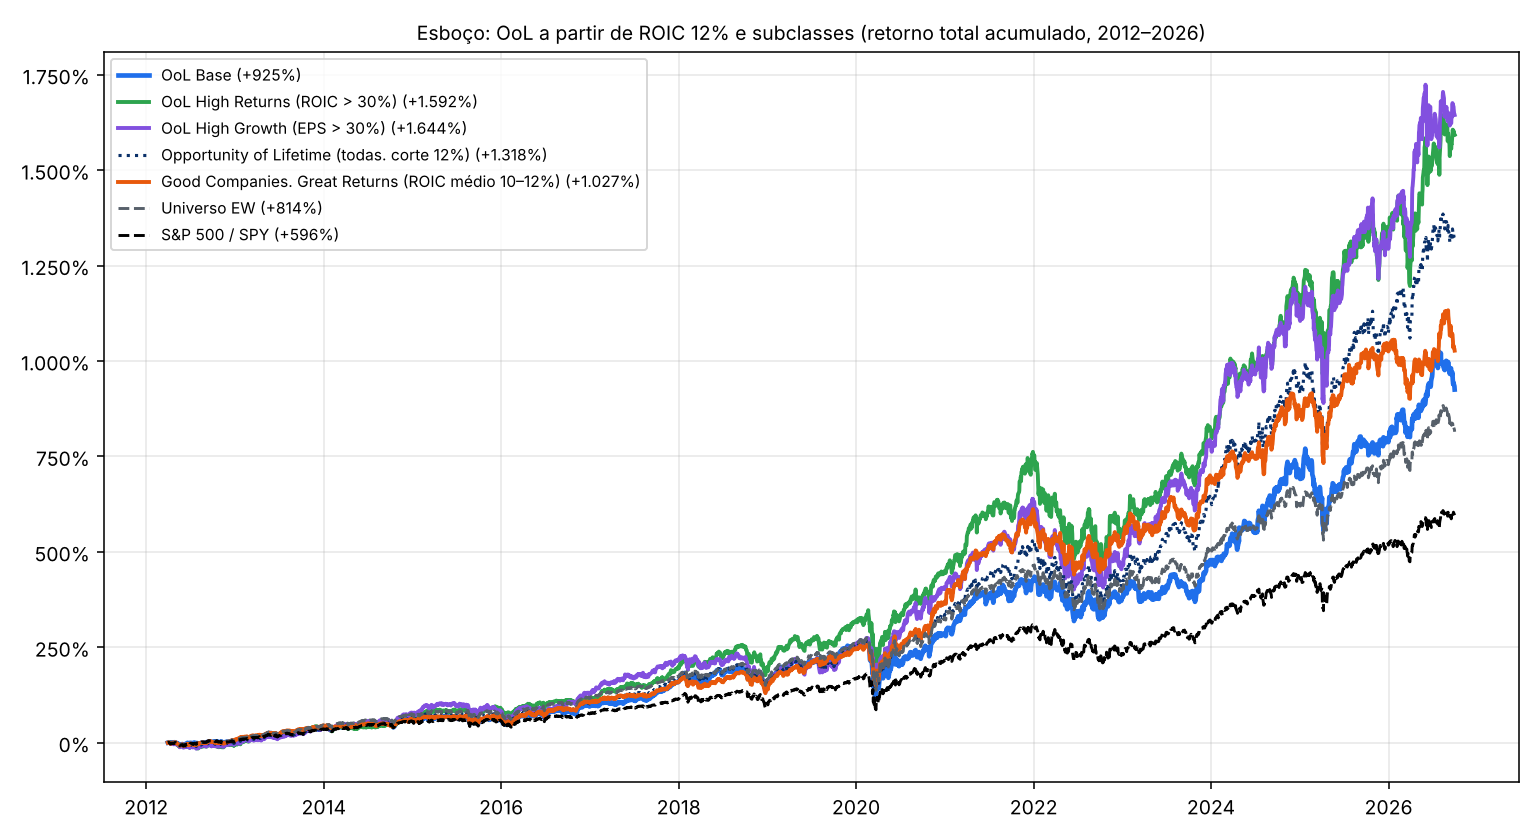

Write the Python code that produced this figure.
"""ESBOCO (nao altera o consolidado): Opportunity of Lifetime a partir de ROIC 12% e dividida em subclasses.
 - ROIC alto >= 12% (era 20%); ROIC medio 10%-12% (corte baixo mantido em 10%); demais regras da versao atual.
 - OoL High Returns: OoL com ROIC > 30%.  OoL High Growth: OoL com crescimento do EPS (mediana 5 anos) > 30%.
   Quem tem os dois entra nas duas.  OoL Base: OoL sem nenhum dos dois.
Uso: python3 backtest/esboco_ool_split.py"""
import sys, pathlib
import numpy as np, pandas as pd
import matplotlib; matplotlib.use('Agg'); import matplotlib.pyplot as plt, matplotlib.ticker as mt
ROOT = pathlib.Path(__file__).parent
sys.path.insert(0, str(ROOT.parent)); sys.path.insert(0, str(ROOT))
import engine  # noqa: E402
import combos as cb  # noqa: E402
from backtest import run_portfolio, stats, D  # noqa: E402

ROIC_HI, ROIC_LO, HR, HG = 0.12, 0.10, 0.30, 0.30
pc = lambda x: '—' if pd.isna(x) else f'{x:.1%}'.replace('.', ',')
sg = lambda x: '—' if pd.isna(x) else f'{x:+.1%}'.replace('.', ',')
nm = lambda x: '—' if pd.isna(x) else f'{x:.1f}'.replace('.', ',')


def cagr_between(nav, a, b):
    s = nav.loc[a:b].dropna(); yrs = (s.index[-1] - s.index[0]).days / 365.25
    return (s.iloc[-1] / s.iloc[0]) ** (1 / yrs) - 1


def main():
    cls = pd.read_csv(D / 'classes_pit.csv', parse_dates=['date'])
    u = pd.read_csv(D / 'universe.csv').set_index('ticker')
    adj = pd.read_csv(D / 'prices_adj_close.csv.gz', index_col=0, parse_dates=True)
    cov = cls.groupby('date')['cat_zg2.93'].apply(lambda s: s.notna().sum())
    start = cov[cov >= 0.4 * len(u)].index.min()
    dates = sorted(d for d in cls.date.unique() if d >= start)
    base = cb.classify(cls[cls.date.isin(dates)].copy(), False, False, False)  # g 7%, WACC 8,5% (fair PE independe dos cortes)
    saved = dict(engine.TH); engine.TH.update({'zGrowth': 2.93, 'Roic_Hi': ROIC_HI, 'Roic_Lo': ROIC_LO})
    try:
        c = engine.classify(base.drop(columns=['category', 'code', 'order', 'cat'], errors='ignore'))
    finally:
        engine.TH.clear(); engine.TH.update(saved)
    c['cat'] = np.where(c.code.isna(), None, c.category)
    ool = c.cat == 'Opportunity of Lifetime'
    hr, hg = ool & (c.roic > HR), ool & (c.growth > HG)
    groups = {
        'OoL Base': ool & ~hr & ~hg,
        'OoL High Returns (ROIC > 30%)': hr,
        'OoL High Growth (EPS > 30%)': hg,
        'OoL High Returns + High Growth (as duas)': hr & hg,
        'Opportunity of Lifetime (todas, corte 12%)': ool,
        'Good Companies, Great Returns (ROIC médio 10–12%)': c.cat == 'Good Companies, Great Returns',
    }
    for cat in ['Excellent but Fair', 'Good but Margin of Safety Required', 'Interesting but Requires Attention', 'Do not Waste Time']:
        groups[cat] = c.cat == cat
    univ = run_portfolio({d: g.ticker.tolist() for d, g in c[c.cat.notna()].groupby('date')}, adj, dates)[0]
    uq = univ.resample('QE').last().pct_change().dropna()
    spy = adj['SPY'].loc[dates[0]:dates[-1]]; spy = spy / spy.iloc[0]
    rows, navs = [], {}
    for name, m in groups.items():
        hold = {d: g.ticker.tolist() for d, g in c[m].groupby('date')}
        nav, net, _, n = run_portfolio(hold, adj, dates)
        q = nav.resample('QE').last().pct_change().dropna(); e = (q - uq.reindex(q.index)).dropna()
        t = e.mean() / e.std() * np.sqrt(len(e)) if e.std() > 0 else np.nan
        s = stats(nav)
        rows.append((name, s['CAGR'], e.mean() * 4, t, s['Vol'], s['MaxDD'], n, sum(1 for d in dates[:-1] if not hold.get(d)),
                     cagr_between(nav, '2012', '2019'), cagr_between(nav, '2020', '2026'), c[m].ticker.nunique()))
        navs[name] = nav
    out = ['# Esboço: Opportunity of Lifetime a partir de ROIC 12%, com subclasses High Returns e High Growth (EUA)\n',
           '> ⚠️ **ROIC:** esboço; não altera o consolidado. ROIC da rodada 2; ROIC alto ≥ 12%, médio 10–12%; demais regras atuais '
           '(g 7%, WACC 8,5%, Growth 15%/6%, zGrowth 2,93, zROIC 0,7, retorno 20%/8%).\n',
           f'Universo EW: {pc(stats(univ)["CAGR"])} a.a. · S&P 500 (SPY): {pc(stats(spy)["CAGR"])} a.a. · 2012–2026.\n',
           '| Carteira | CAGR | vs Universo | t | Vol | Max DD | Ações (média) | Trim. vazios | 2012–19 | 2020–26 | Empresas distintas |',
           '|---|---|---|---|---|---|---|---|---|---|---|']
    out += [f'| {r[0]} | {pc(r[1])} | {sg(r[2])} | {nm(r[3])} | {pc(r[4])} | {pc(r[5])} | {nm(r[6])} | {r[7]} | {pc(r[8])} | {pc(r[9])} | {r[10]} |' for r in rows]
    # empresas
    last = c.date.max()
    for name, m in [('OoL High Returns (ROIC > 30%)', hr), ('OoL High Growth (EPS > 30%)', hg)]:
        x = c[m]
        cur = x[x.date == last].sort_values('roic' if 'Returns' in name else 'growth', ascending=False)
        out += ['', f'## {name}\n', f'**Na última carteira ({last:%d/%m/%Y}):** {len(cur)} empresas\n',
                '| Ticker | Empresa | Setor | ROIC | Growth (mediana 5 anos) | Retorno esperado |', '|---|---|---|---|---|---|']
        out += [f'| {r.ticker} | {u["name"].get(r.ticker)} | {u.sector.get(r.ticker)} | {pc(r.roic)} | {pc(r.growth)} | {pc(r.ret)} |' for r in cur.itertuples()]
        hist = x.groupby('ticker').agg(trim=('date', 'size'), roic=('roic', 'median'), growth=('growth', 'median'), primeiro=('date', 'min'), ultimo=('date', 'max'))
        hist = hist.sort_values('trim', ascending=False)
        out += ['', f'**Histórico (2012–2026):** {len(hist)} empresas passaram pela subclasse. As 30 mais frequentes:\n',
                '| Ticker | Empresa | Trimestres | ROIC (mediana) | Growth (mediana) | Período |', '|---|---|---|---|---|---|']
        out += [f'| {t} | {u["name"].get(t)} | {r.trim} | {pc(r.roic)} | {pc(r.growth)} | {r.primeiro.year}–{r.ultimo.year} |' for t, r in hist.head(30).iterrows()]
    (ROOT / 'esboco_ool_split.md').write_text('\n'.join(out))
    # grafico
    fig, ax = plt.subplots(figsize=(11, 6), dpi=140)
    sty = {'OoL Base': ('#1f6feb', '-', 2.4), 'OoL High Returns (ROIC > 30%)': ('#2da44e', '-', 2.0), 'OoL High Growth (EPS > 30%)': ('#8250df', '-', 2.0),
           'Opportunity of Lifetime (todas, corte 12%)': ('#0a3069', ':', 1.6), 'Good Companies, Great Returns (ROIC médio 10–12%)': ('#e8590c', '-', 2.0)}
    for k, (col, ls, lw) in sty.items():
        s = (navs[k] - 1) * 100
        ax.plot(s.index, s, color=col, ls=ls, lw=lw, label=f'{k} ({s.iloc[-1]:+,.0f}%)'.replace(',', '.'))
    for k, s0, col in (('Universo EW', univ, '#57606a'), ('S&P 500 / SPY', spy, '#000000')):
        s = (s0 - 1) * 100
        ax.plot(s.index, s, color=col, ls='--', lw=1.5, label=f'{k} ({s.iloc[-1]:+,.0f}%)'.replace(',', '.'))
    ax.yaxis.set_major_formatter(mt.FuncFormatter(lambda v, _: f'{v:,.0f}%'.replace(',', '.'))); ax.grid(alpha=.3); ax.legend(fontsize=8, loc='upper left')
    ax.set_title('Esboço: OoL a partir de ROIC 12% e subclasses (retorno total acumulado, 2012–2026)', fontsize=10)
    fig.tight_layout(); fig.savefig(ROOT / 'esboco_ool_split.png'); plt.close(fig)
    print('\n'.join(out))


if __name__ == '__main__':
    main()
